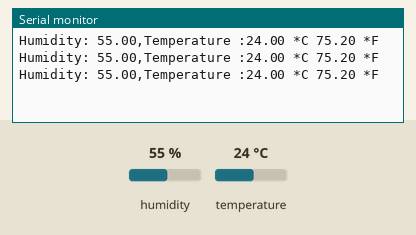
Simulated run of this sketch. Board: Arduino Uno, built with avr-gcc and run on an emulated ATmega328P. Shown: the last lines printed to the serial monitor. Inputs (shaded band) come from the test bench; at power-on: humidity 55 %, temperature 24 °C.

Above: at 1.7 s.
1.8 s: humidity set to 22 %
At 3.0 s:
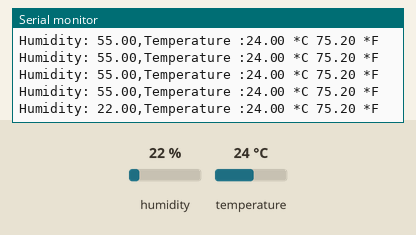
4.5 s: temperature set to 12 °C
At 5.0 s:
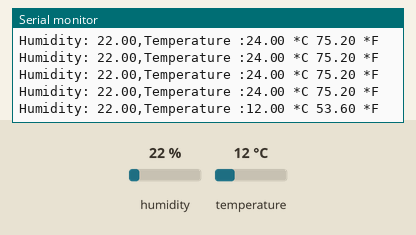
7.2 s: humidity set to 40 %
At 7.2 s:
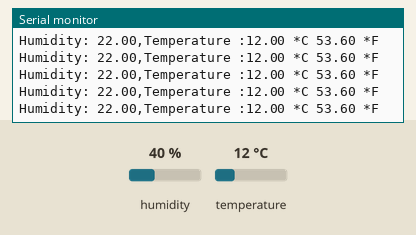
Timing chart, 0 to 10.2 s (numbered marks = the images above; inputs shaded):
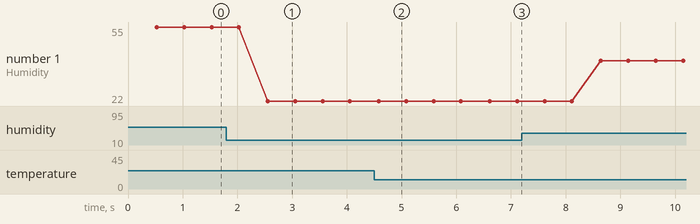

The sketch:

DHT_1.ino
```cpp
#include <DHT.h>
#define Type DHT11
int sensePin=2;
int setTime=500;
int wait=500;
DHT HT(sensePin,Type);
float humidity;
float tempc;
float tempf;
 void setup() {
   Serial.begin(9600);
   HT.begin();
   delay(setTime);
 }
void loop() {
humidity= HT.readHumidity();
tempc= HT.readTemperature();
tempf= HT.readTemperature(true);

Serial.print("Humidity: ");
Serial.print(humidity);
Serial.print(",");
Serial.print("Temperature :");
Serial.print(tempc);
Serial.print(" *C ");
Serial.print(tempf);
Serial.println(" *F ");
delay(wait);
}
```

Measured:
- after the input at 1.8 s, the serial monitor: prints a new line after 0.75 s (image 1)
- after the input at 4.5 s, the serial monitor: prints a new line after 0.08 s (image 2)
- plotted number 1: 55 → 22 after the input at 1.8 s, 22 → 40 after the input at 7.2 s
